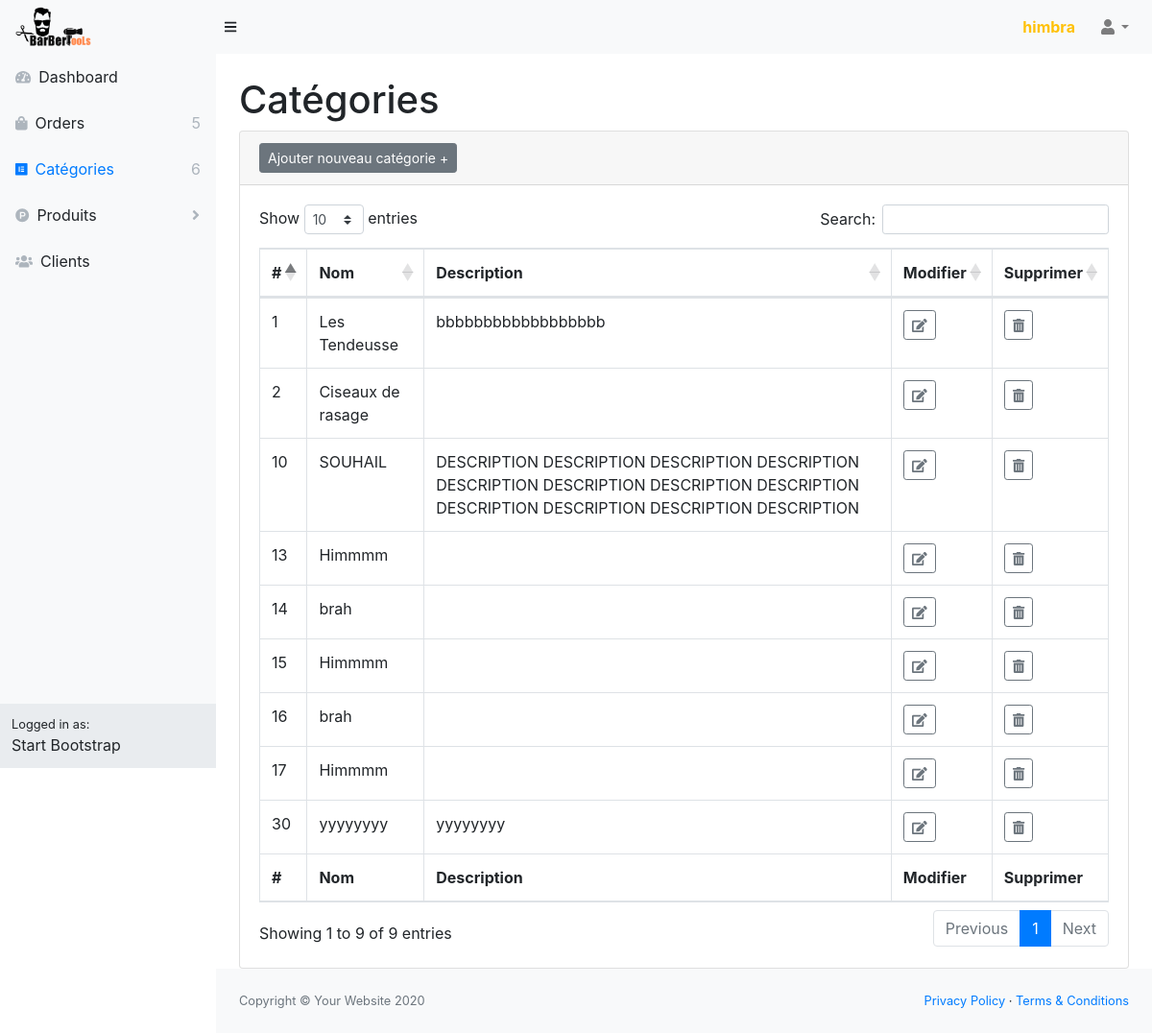
Page /website/views/add-categ.php (signed in) on the committed database.
### tables this page shows
CREATE TABLE `users` (
  `id` int(11) NOT NULL,
  `username` varchar(255) NOT NULL,
  `Password` varchar(255) NOT NULL,
  `email` varchar(255) NOT NULL,
  `groupID` int(11) NOT NULL DEFAULT 0
);

CREATE TABLE `category` (
  `catId` int(11) NOT NULL,
  `catName` varchar(255) NOT NULL,
  `description` varchar(255) NOT NULL
);

### website/models/connect.php (called while the page is built, shortened)
<?php
class DbConnect{
    private $host = 'localhost';
    private $username = 'root';
    private $password = '';
    private $database = 'barber_tools';
    protected $connection;
    public function __construct(){
        if (!isset($this->connection)) {
            $this->connection = new mysqli($this->host, $this->username, $this->password, $this->database);
        }
        return $this->connection;
    }
}
?>

### website/models/users.php (called while the page is built, shortened)
<?php
include_once('connect.php');
class User extends DbConnect{
    public function details($sql){
        $query = $this->connection->query($sql);
        $row = $query->fetch_array();
        return $row;
    }
}

### website/models/prod-class.php (called while the page is built, shortened)
<?php
include_once('connect.php');
class Product extends DbConnect{
    public function selectProd($table)
    {
        $sql = "SELECT * FROM ".$table;
        $array = array();
        $query = mysqli_query($this->connection,$sql);
        while($row = mysqli_fetch_assoc($query)){
            $array[] = $row;
        }
        return $array;
    }
}
?>

### website/views/add-categ.php (the view, shortened to what this page needs)
<?php
include_once('../models/users.php');
$user = new User();
$sql = "SELECT * FROM users WHERE id = '".$_SESSION['user']."'";
$row = $user->details($sql);
?>
<!DOCTYPE html>
<html>
	<head>
		<link href="css/styles.css" rel="stylesheet" />
		<link href="https://cdn.datatables.net/1.10.20/css/dataTables.bootstrap4.min.css" rel="stylesheet" />
	</head>
	<body class="sb-nav-fixed">
		<?php include_once 'includes/nav-top-ad.php';?>
		<div id="layoutSidenav">
			<?php include_once 'includes/sidenav.php';?>
			<div id="layoutSidenav_content">
                <main>
                    <div class="container-fluid">
                        <h1 class="mt-4">Catégories</h1>
                        <div class="card">
                            <div class="card-header">
                                <button type="button" class="btn btn-secondary btn-sm" data-toggle="modal" data-target="#modelId">
                                    Ajouter nouveau catégorie +
                                </button>
                            </div>
                            <div class="card-body">
                            <div class="table-responsive">
                                    <table class="table table-bordered" id="dataTable" width="100%" cellspacing="0">
                                        <thead>
                                            <tr>
                                                <th>#</th>
                                                <th>Nom</th>
                                                <th>Description </th>
												<th width="20">Modifier</th>
                                                <th width="20">Supprimer</th>
                                            </tr>
                                        </thead>
                                        <tfoot>
                                            <tr>
                                                <th>#</th>
                                                <th>Nom</th>
                                                <th>Description </th>
												<th width="20">Modifier</th>
                                                <th width="20">Supprimer</th>
                                            </tr>
                                        </tfoot>
                                        <tbody>
											<?php
												include_once "../models/prod-class.php";
												$categ = new Product();
												$mr = $categ->selectProd("category");
												foreach ($mr as $catRows){
												?>
                                            <tr>
                                                <td><?php echo $catRows['catId'];?></td>
                                                <td><?php echo $catRows['catName'];?></td>
                                                <td><?php echo $catRows['description'];?></td>
                                                <td>
                                                    <a type="button" href="../views/cat-update.php?U_ID=<?php echo $catRows['catId'];?>" class="btn btn-outline-secondary btn-sm">
                                                        <i class="fas fa-edit "></i>
                                                    </a>
                                                </td>
                                                <td>
                                                    <a type="button" href="../controllers/cat-delete.php?D_ID=<?php echo $catRows['catId'];?>" class="btn btn-outline-secondary btn-sm">
                                                        <i class="fas fa-trash-alt"></i>
                                                    </a>
                                                </td>
                                            </tr>
											<?php }?>
                                        </tbody>
                                    </table>
                                </div>
                            </div>
                        </div>
                    </div>
                </main>
                <footer class="py-4 bg-light mt-auto">
                    <div class="container-fluid">
                        <div class="d-flex align-items-center justify-content-between small">
                            <div class="text-muted">Copyright &copy; Your Website 2020</div>
                            <div>
                                <a href="#">Privacy Policy</a>
                                &middot;
                                <a href="#">Terms &amp; Conditions</a>
                            </div>
                        </div>
                    </div>
                </footer>
            </div>
		</div>
	</body>
</html>

### website/views/includes/nav-top-ad.php (shortened to what this page needs)
<nav class="sb-topnav navbar navbar-expand navbar-light bg-light">
            <a class="navbar-brand" href="index.php"><img src="../public/assets/images/logo1.png" width=100></a>
            <button class="btn btn-link btn-sm order-1 order-lg-0" id="sidebarToggle" href="#"><i class="fas fa-bars"></i></button>
            <div class="d-none d-md-inline-block form-inline ml-auto mr-0 mr-md-3 my-2 my-md-0">
                <dt class="text-warning" ><?php echo $row['username'];?></dt>
            </div>
            <ul class="navbar-nav ml-auto ml-md-0">
                <li class="nav-item dropdown">
                    <a class="nav-link dropdown-toggle" id="userDropdown" href="#" role="button" data-toggle="dropdown" aria-haspopup="true" aria-expanded="false"><i class="fas fa-user fa-fw"></i></a>
                </li>
            </ul>
        </nav>

### rows in the picture
users: username "himbra"
category: catId "1", catName "Les Tendeusse", description "bbbbbbbbbbbbbbbbbb"
category: catId "2", catName "Ciseaux de rasage"
category: catId "10", catName "SOUHAIL", description "DESCRIPTION DESCRIPTION DESCRIPTION DESCRIPTION DESCRIPTION DESCRIPTION DESCRIPTION DESCRIPTION DESCRIPTION DESCRIPTION DESCRIPTION DESCRIPTION"
category: catId "13", catName "Himmmm"
category: catId "14", catName "brah"
category: catId "15", catName "Himmmm"
category: catId "16", catName "brah"
category: catId "17", catName "Himmmm"
category: catId "30", catName "yyyyyyyy", description "yyyyyyyy"
